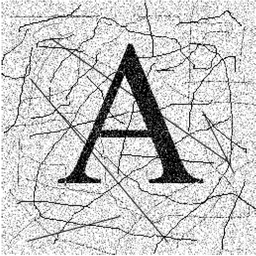
#> input picture A.PNG, 256 x 256 px, shrunk from 525 x 524 before the run, found by its file name
$ jupyter execute Detector.ipynb   (shell and % lines are left out)
#> lines starting #> are read from the running program, lines starting #| are printed output that depends on the picture
### Тема. Применение непрерывного вейвлет-преобразования для поиска краев объектов на изображении

[cell 1]
m = 4
N = 30
i = 4
omega = (-1. / 6.) + ((2 * i + N) / (4 * (N + 1)))

[cell 2]
omega

#### 1. Схемы подразделений

Пусть $s\in\mathbf{N}$ и $\mathbf{Z}^s$ -- целочисленная решетка. Схема подразделения определяется заданной последовательностью $a=\{a_{\alpha}\}_{\alpha\in\mathbf{Z}^s}$. Мы будем предполагать, что $\mathrm{supp} (a) =\{\alpha: a_{\alpha}\ne 0\}$ -- конечное множество. Обозначим $l_{\infty}(\mathbf{Z}^s)$ линейное нормированное пространство ограниченных последовательностей $\lambda=\{\lambda_{\alpha}\}_{\alpha\in\mathbf{Z}^s}$, в котором норма определяется равенством
$$
\|\lambda\|_{\infty} = \sup\limits_{\alpha\in\mathbf{Z}^s} |\lambda_{\alpha}|.
$$
Введем в рассмотрение оператор $\mathrm{S}~:~l_{\infty}(\mathbf{Z}^s)\to l_{\infty}(\mathbf{Z}^s)$, который определим формулой \[1\]
$$
(\mathrm{S}\lambda)_{\alpha}=\sum\limits_{\beta\in\mathbf{Z}^s} a_{\alpha-2\beta}\lambda_{\beta},~\lambda\in l_{\infty}(\mathbf{Z}^s).
$$

**Определение 1.** Будем говорить, что схема подразделения \[1\]
$$
\lambda^m=\mathrm{S}\lambda^{m-1},~m=1,2,\dots,~\lambda^0=\lambda
$$
сходится для $\lambda\in l_{\infty}(\mathbf{Z}^s)$, если существует непрерывная функция $f_{\lambda}$, определенная на $\mathbf{R}^s$ такая, что
$$
\lim\limits_{m\to +\infty}\left\| f_{\lambda}\left(\frac{\cdot}{2^m}\right)-\lambda^m\right\|_{\infty} = 0.
$$

Мы будем последовательность $\{a_{\alpha}\}_{\alpha\in\mathbf{Z}^s}$ называть **маской подразделения**, а $\mathrm{S}$ -- оператором подразделения \[1\].

Пусть $\alpha=\begin{pmatrix}\alpha_1&\dots &\alpha_s\end{pmatrix}^T\in\mathbf{Z}^s$. Введем в рассмотрение оператор $\mathrm{U}$, который последовательности $\lambda : \mathbf{Z}^s\to\mathbf{R}$ ставит в соответствие последовательность $\mathrm{U}\lambda :\mathbf{Z}^{s}\to \mathbf{R}$, определенную правилом: $(\mathrm{U}\lambda)_{\alpha}=\lambda_{2^{-1}\alpha}$, если все $\alpha_i$ четные и $(\mathrm{U}\lambda)_{\alpha} = 0$, если хотя бы одно из чисел $\alpha_i$ является нечетным. Тогда
$$
(S\lambda)_{\alpha}=\sum\limits_{\beta\in\mathbf{Z}^s} a_{\alpha-2\beta}\lambda_{\beta} = \sum\limits_{\beta\in\mathbf{Z}^s} a_{\alpha-\beta}(\mathrm{U}\lambda)_{\beta} = (a*(\mathrm{U}\lambda))_{\alpha}.
$$
Из определения 1 следует, что $f_{\lambda}(2^{-m}\alpha)\approx \lambda_{\alpha}^m$,  где $\alpha\in\mathbf{Z}^s$. Поэтому  получаем следующий алгоритм приближенного нахождения значений предельной функции в узлах сетки $2^{-m}\mathbf{Z}^s$

**Алгоритм** нахождения $f_{\lambda}(2^{-m}\alpha),~~\alpha\in\mathbf{Z}^s$}

**Дано**: последовательность $\lambda$ и маска $a$.

1. Пусть $j=0$ и $\lambda^{0} = \lambda$.

2. Определим последовательность
$(\mathrm{U}\lambda^{j})_\alpha = \begin{cases} \lambda_{2^{-1}\alpha}^{j},~~\alpha\in\mathbf{Z}^s, ~\text{все}~ \alpha_i~ \text{четные};\\
0,~~\text{существует нечетное}~ \alpha_i. \end{cases}$

3. Определяем последовательность $\lambda^{j+1} = a * \mathrm{U}\lambda^{j}$ и увеличиваем $j$ на 1. Если $j<m$ переходим к шагу 2, иначе $f_{\lambda}(2^{-m}\alpha)\approx \lambda_{\alpha}^m$.

#### 2. Поиск краев объектов на изображении

**Определение 2.**  Под вейвлетом мы будем понимать функцию $\psi \in \mathrm{L}_{1} ({\bf R}^2)\cap\mathrm{L}_{2} ({\bf R}^2)$, удовлетворяющую условию $\int\limits_{\mathbf{R}^2}\psi (\mathrm{x})d\mathrm{x} =0$.

**Определение 3.**  Для функции двух переменных $f(x,y)$ непрерывное вейвлет-преобразование этой функции определим равенством \[2\]
$$
W_s f(x,y) = \iint\limits_{\mathbf{R}^2} f(x-u,y-v)\psi_s(u,v)dudv,~~i=1,2,
$$
где $\psi_s(u,v) = \frac{1}{s^2}\psi\left(\frac{u}{s},\frac{v}{s}\right)$, $i=1,2$.

Мы будем рассматривать специальный класс вейвлет-функций \[2\]
$$
\psi^1(u,v)=\psi(\sqrt{u^2+v^2})\cos\theta,~~\psi^2(u,v)=\psi(\sqrt{u^2+v^2})\sin\theta,
$$
где $\theta$ -- полярный угол точки $(u,v)$, а носитель функции $\psi\in \mathrm{L}_1(\mathbf{R})\cap\mathrm{L}_2(\mathbf{R})$ будем предполагать компактным, содержащемся в $[0;+\infty)$. В этом случае
$$
\iint\limits_{\mathbf{R}^2} \psi^i(u,v)dudv = \int\limits_0^{+\infty} r\psi(r)dr\int\limits_0^{2\pi} k_i(\theta)d\theta = 0,
$$
где $k_1(\theta)=\cos\theta$, $k_2(\theta)=\sin\theta$. Таким образом, обе функции являются вейвлетами.

Пусть
$$
W_s^if(x,y) = \iint\limits_{\mathbf{R}^2} f(x-u,y-v)\psi_s^i(u,v)dudv,~~i=1,2.
$$

#### 2.1. Вычисление $W_sf$

Заметим, что
$$
W_sf(n,m) = \iint\limits_{\mathbf{R}^2} f(u,v) \psi_s(n-u, m-v)dudv = \sum\limits_{k,l}f(k,l) \iint\limits_{[k;k+1]\times[l,l+1]} \psi_s(n-u,m-v)dudv =
$$
$$
=\sum\limits_{k,l}f(k,l) \iint\limits_{[n-k-1;n-k]\times[m-l-1,m-l]} \psi_s(u,v)dudv = \sum\limits_{k,l}f(n-k,m-l) \psi_{k,l}^s,
$$
где
$$
\psi_{k,l}^s = \iint\limits_{[k-1;k]\times[l-1,l]} \psi_s(u,v)dudv\approx \frac{1}{r^2} \sum\limits_{i_1=0}^{r-1}\sum\limits_{i_2=0}^{r-1} \psi_s\left(k-1+\frac{2i_1+1}{2r},l-1+\frac{2i_2+1}{2r}\right),~~r\in\mathbf{N}.
$$

#### 2.2. Алгоритм определения края

**Дано:** Изображение $f$ и порог $R>1$, близкий к 1. Значения $s_1>s_2>\dots>s_J$. Порог $T$.

1. Для $j=1,2,\dots, J$ находим $W_{s_j} f$.

2. Находим точки, для которых $|\nabla W_{s_j}f(x,y)|\geqslant T$, $j=1,2,\dots, J$.

3. Среди найденных на предыдущем шаге точек оставляем те (точки края), которые удовлетворяют условию
$$
\frac{1}{R}\leqslant \frac{|\nabla W_{s_j} f(x,y)|}{|\nabla W_{s_l} f(x,y)|}\leqslant R,~~j,l=1,2,\dots, J.
$$

## Задание

**Задание 1**. В точках $2^{-m}k,~k\in\mathbf{Z},~~m\in\mathbf{N}$ найти значения предельной функции $\psi$ схемы подразделения, в которой дана маска подразделения $a=\{a_{\alpha}\}_{\alpha\in\mathbf{Z}}$ и последовательность $\lambda^0 = \delta_{0,t}$, $t>0$, выбрана так, чтобы $\mathrm{supp}\psi\subset (0;+\infty)$. Построить график предельной функции и, используя кусочно-линейную интерполяцию, написать функцию на языке Python, вычислющую значения предельной функции в произвольной точке $x\in\mathbf{R}$.

**Задание 2**. Найти значения
$$
\psi_{k,l}^{s,i} = \iint\limits_{[k-1;k]\times[l-1,l]} \psi_s^i(u,v)dudv\approx \frac{1}{r^2} \sum\limits_{i_1=0}^{r-1}\sum\limits_{i_2=0}^{r-1} \psi_s^i\left(k-1+\frac{2i_1+1}{2r},l-1+\frac{2i_2+1}{2r}\right),~~r\in\mathbf{N},
$$
где $\psi^1(u,v)=\psi(\sqrt{u^2+v^2})\cos\theta$, $\psi^1(u,v)=\psi(\sqrt{u^2+v^2})\sin\theta$, для $s=2, 4, 8$.

**Задание 3**.  Используя фильтры $\psi_{k,l}^{s,i}$, найденные  в задании 2, реализовать алгоритм поиска краев объектов на изображении. Протестировать алгоритм на заданном изображении, хранящемся в папке DetectEdge.

**Маски**.
Маски можно взять из статьи "The m-Point Approximating Subdivision Scheme", которая в файле
"Схемы m-точечные". Напрмер,

$$a_{\alpha} = \begin{cases} \frac{1}{6}+\omega,~\alpha = -1;\\ \frac{5}{6}-\omega,~\alpha = 0;\\ \frac{5}{6}-\omega,~\alpha = 1;\\ \frac{1}{6} + \omega,~\alpha = 2;\\ 0,~\alpha \not\in\{-1,0,1,2\},\end{cases}
$$

где

$$
\omega = -\frac{1}{6} + \frac{2\cdot k+N}{4 \cdot (N+1)}, ~~ k=1,2,\dots, N\in\mathbf{N}.
$$

[cell 3]
import numpy as np
import pandas as pd
import matplotlib.pyplot as plt
import math
import cmath
from scipy import signal
from PIL import Image
from mpl_toolkits.mplot3d import Axes3D

[cell 4]
def Mask(omega):
    b = np.zeros(4)
    b[0] = 1./ 6. + omega
    b[1] = 5./ 6. - omega
    b[2] = 5./ 6. - omega
    b[3] = 1./ 6. + omega
    a = pd.Series(b, index = (-1, 0, 1, 2))
    return a

[cell 5]
def psi(x, Lambda, X):
    y = 0
    Y = np.nonzero(X - x > 0)
    if (len(Y[0]) > 1 and len(Y[0]) < len(X) - 1):
        i0 = Y[0][0] - 1
        i1 = Y[0][0]
        y0 = Lambda[i0]
        x0 = X[i0]
        y1 = Lambda[i1]
        x1 = X[i1]
        y = y0 + (y1 - y0) * (x - x0) / (x1 - x0)
    return y

def psi_1(u, v, Lambda, X):
    c = complex(u, v)
    polar_coordinates = cmath.polar(c)
    y = psi(polar_coordinates[0], Lambda, X) * np.cos(polar_coordinates[1])
    return y

def psi_s_1(u, v, Lambda, X, s):
    y = (1 / (s ** 2)) * psi_1(u / s, v / s, Lambda, X)
    return y

def psi_2(u, v, Lambda, X):
    c = complex(u, v)
    polar_coordinates = cmath.polar(c)
    y = psi(polar_coordinates[0], Lambda, X) * np.sin(polar_coordinates[1])
    return y

def psi_s_2(u, v, Lambda, X, s):
    y = (1 / (s ** 2)) * psi_2(u / s, v / s, Lambda, X)
    return y

#### Построение функции с компактным носителем, содержащемся в $(0;+\infty)$

Пусть $\lambda_{0,\alpha} = \{\delta_{\alpha,k}\}_{k\in\mathbf{Z}}$  и $\psi_{\alpha}$ -- функция, полученная по схеме подразделения, с маской $a=\{a_k\}_{k\in\mathbf{Z}}$, причем $\mathrm{supp} a=[\Gamma;\Delta ]\cap \mathbf{Z}$ . Тогда

$$
\mathrm{supp}~\lambda_{J,\alpha}\subset \left[2^J \alpha + (2^J-1)\cdot\Gamma; 2^J \alpha + (2^J - 1)\cdot \Delta\right].
$$
Отсюда и из приближенного равенства $\psi_{\alpha}(2^{-J}k)\approx \lambda_{J,k}$ следует, что $\mathrm{supp} \psi_{\alpha} \subset \left[\alpha+\Gamma; \alpha+\Delta\right]$.

[cell 6]
def Subdivision(m, a):
    ''' Схема стационарного подразделения с маской a '''
#> called with m = 4
    supp_a = np.array(a.index)
    t = -np.min(supp_a)
    Lambda = pd.Series(0, index = np.arange(t + np.min(supp_a) - len(supp_a) - 1,
                                            t + np.max(supp_a) + len(supp_a) + 2, 1))
    X = Lambda.index
    Lambda.loc[2 * t] = 1 # Здесь уже применен оператор U. После свертки получим \lambda_1
    Lambda = Lambda.values
    a = a.values
    j = 1
    Lambda = signal.convolve(Lambda, a, mode='same')
    T = Lambda
    for s in range(1, m + 1, 1):
        Lambda = np.zeros(2 * T.shape[0])
        Lambda[::2] = T[:]
        I = np.zeros(2 * len(X))
        I[::2] = 2 * X[:]
        I[1::2] = I[::2] + 1
        X = I
        T = signal.convolve(Lambda, a, mode='same')
        j += 1
    Lambda = T[:]
    r = np.nonzero(np.abs(Lambda) > 0)
    i0 = np.max([0, np.min(r[0]) - 1])
    i1 = np.min([len(Lambda) - 1, np.max(r[0]) + 1])
    Lambda = Lambda[i0:(i1 + 1)]
    X = X[i0:(i1 + 1)]
    return [Lambda, (X / pow(2, j))]

[cell 7]
m = 4
N = 30
i = 4
omega = (-1. / 6.) + ((2 * i + N) / (4 * (N + 1)))
a = Mask(omega)
Lambda, X = Subdivision(m, a)
fig = plt.figure()
plt.plot(X, Lambda, '-r', 0.8)
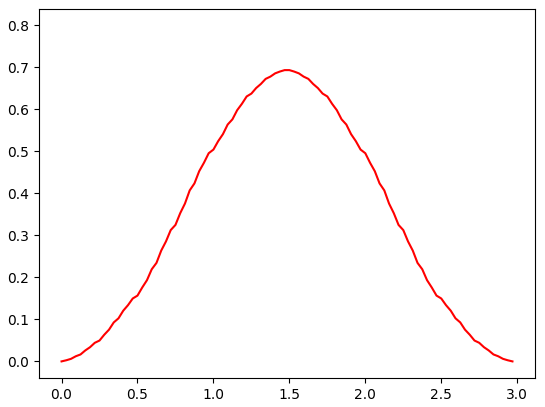
#> figure drawn by matplotlib, 1 panel; curve peaks at x = 1.47, y = 0.694

[cell 8]
x_min = np.min(X)
x_max = np.max(X)
N = 200
h = 1. / (N - 1)
XL = x_min + (x_max - x_min) * np.arange(N) / (N - 1)
YL = np.zeros(XL.shape)
for i in range(N):
    YL[i] = psi(XL[i], Lambda, X)
fig = plt.figure()
plt.plot(XL, YL, '-r', 0.7)
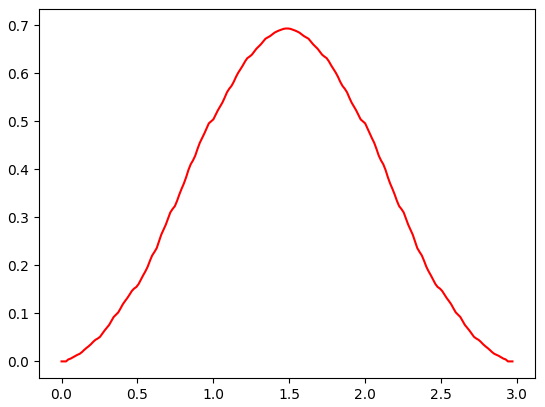
#> figure drawn by matplotlib, 1 panel; curve peaks at x = 1.48, y = 0.694

[cell 9]
U = np.zeros((N, N))
V = np.zeros((N, N))
Z = np.zeros((N, N))
s = 8
for i in range(N):
    for k in range(N):
        U[i, k] = -x_max * s + 2 * x_max * s * i / (N - 1)
        V[i, k] = -x_max * s + 2 * x_max * s * k / (N - 1)
        Z[i, k] = psi_s_1(U[i, k], V[i, k], Lambda, X, s)
fig = plt.figure()
ax = Axes3D(fig)
ax.plot_wireframe(U, V, Z)

[cell 10]
f = np.array(Image.open('DetectEdge\A.png').convert('L'))
fig = plt.figure()
plt.imshow(Image.fromarray(f))
fig.savefig('ExChina.eps')

[cell 11]
''' Реализация нахождения фильтров
    для s = 2, 4, 8
'''
def LinInt(x, X, Y):
    if x < X[1]:
        y = 0
    elif x > X[len(X)-2]:
        y = 0
    else:
        i = np.where(X > x)[0]
        a = (Y[i[0]] - Y[i[-1]]) / (X[i[0]] - X[i[-1]])
        b = Y[i[0]] - a * X[i[0]]
        y = a * x + b
    return y
    pass

K = f.shape[1]
#> K = 256
L = f.shape[0]
#> L = 256

def psi(s, i, K, L):
#> called with s = 2, i = 1, K = 256, L = 256
    r = 4 # k-1,k * l-1,l
    psi_s_i = np.zeros([K,L])
    for k in range(0, K - 1, 1):
        for l in range(0, L - 1, 1):
            for i0 in range(0, r-1, 1):
                for i1 in range(0, r-1, 1):
                    u = k - 1 + (2 * i0 + 1) / 2 / r
                    v = l - 1 + (2 * i1 + 1) / 2 / r
                    argum = math.sqrt(u ** 2 + v ** 2)
                    sin_teta = v / argum
                    cos_teta = u / argum
                    argum = math.sqrt((u / s) ** 2 + (v / s) ** 2)
                    psi = LinInt(argum, X, Lambda)
                    if i == 1:
                        psi_s_i[k,l] = (psi_s_i[k,l] + psi * cos_teta)
                    elif i == 2:
                        psi_s_i[k,l] = (psi_s_i[k,l] + psi * sin_teta)
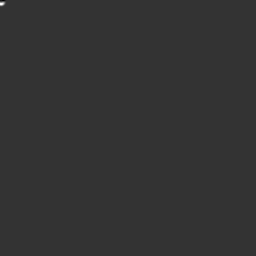
#> psi_s_i: shape (256, 256) float64; min -1.46, max 5.71, mean 0.00104; drawn with min black and max white
    return psi_s_i / s ** 2
    pass

filter_psi_1_2 = psi(2, 1, K, L)
print('2, 1')
filter_psi_2_2 = psi(2, 2, K, L)
print('2, 2')

#plt.imshow(filter_psi_1_2, cmap='gray')
#plt.show()

filter_psi_1_4 = psi(4, 1, K, L)
print('4, 1')
filter_psi_2_4 = psi(4, 2, K, L)
print('4, 2')

#plt.imshow(filter_psi_1_4, cmap='gray')
#plt.show()

filter_psi_1_8 = psi(8, 1, K, L)
print('8, 1')
filter_psi_2_8 = psi(8, 2, K, L)
print('8, 2')

#plt.imshow(filter_psi_1_8, cmap='gray')
#plt.show()
